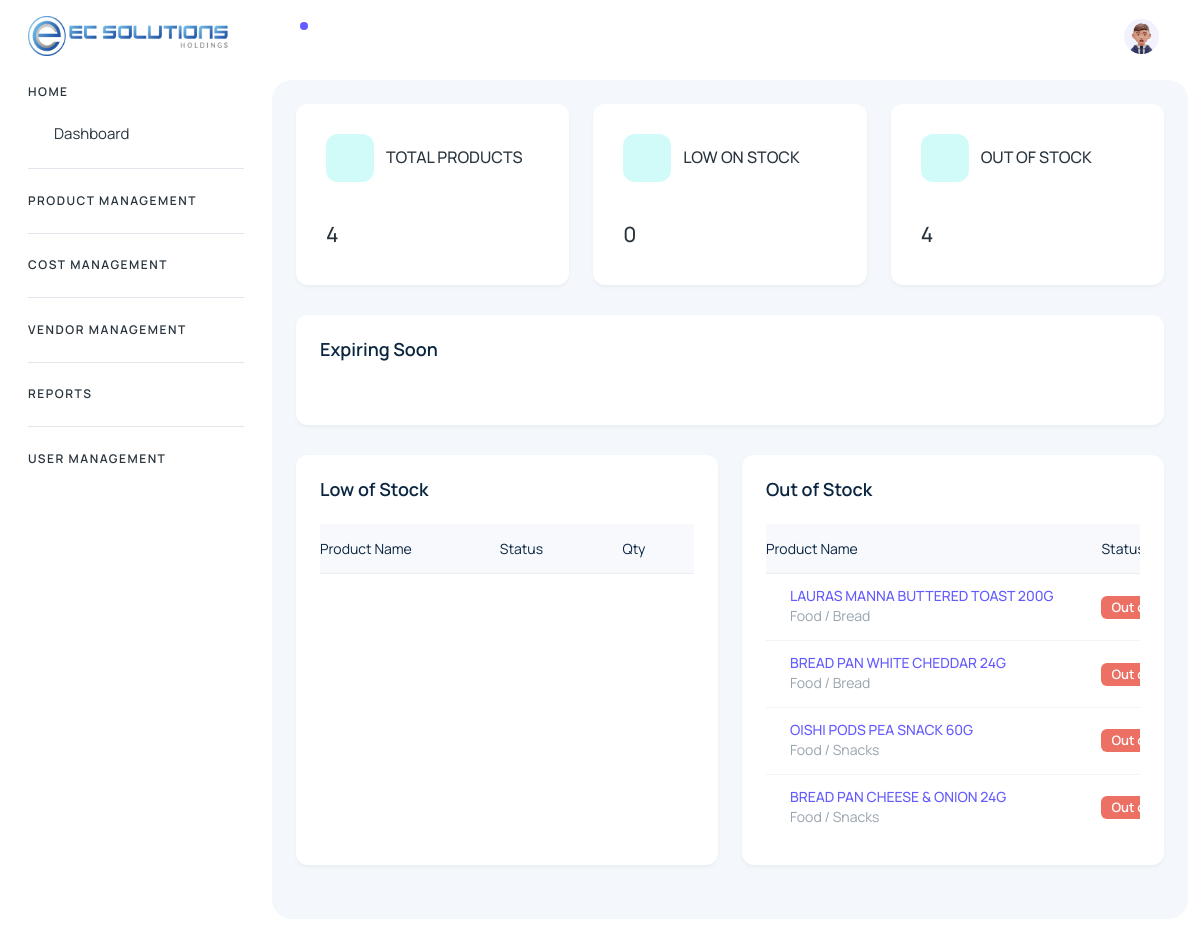
The page / (signed in) on the database its author committed.
### tables this page shows
CREATE TABLE `product` (
  `product_id` int(11) NOT NULL,
  `product_name` varchar(255) DEFAULT NULL,
  `product_description` varchar(255) DEFAULT NULL,
  `brand_id` int(11) DEFAULT NULL,
  `category_id` int(11) DEFAULT NULL,
  `status_id` int(11) DEFAULT NULL,
  `product_sku` varchar(255) DEFAULT NULL,
  `product_pp` decimal(11,2) NOT NULL DEFAULT 0.00,
  `product_sp` decimal(11,2) NOT NULL DEFAULT 0.00,
  `product_min` int(11) DEFAULT NULL,
  `product_max` int(11) DEFAULT NULL,
  `unit_id` int(11) DEFAULT NULL,
  `tax_id` int(11) DEFAULT NULL,
  `expiry_notice` int(11) DEFAULT NULL,
  `created_at` timestamp NULL DEFAULT current_timestamp(),
  `updated_at` timestamp NULL DEFAULT NULL ON UPDATE current_timestamp()
);

### index.php (called while the page is built)
<?php
  require_once 'config.php';
  require_once 'admin/process/function.php';
  include("header.php");
?>
<?php
 include("route.php");
?>
<?php
 include("footer.php");
?>

### admin/process/function.php (called while the page is built, shortened)
<?php
    function userHasPermission ($pdo, $userId, $permissionName){
        try {
        $sql = "SELECT
        a.permission_name
        FROM permissions a
        JOIN role_permissions b ON b.permission_id = a.id
        JOIN roles c ON c.id = b.role_id
        JOIN users d ON d.role_id = c.id
        WHERE d.id = :user_id AND a.permission_name = :permission_name";
        $stmt = $pdo->prepare($sql);
        $stmt->execute(['user_id'=> $userId, 'permission_name'=>$permissionName]);
        return $stmt->fetch() !==false;
        }catch(PDOException $e){
            echo "Error: " . $e->getMessage();
            return array();
        }
    }
    function getCount_TotalProduct($pdo) {
        try {
            $query = "SELECT COUNT(*) AS total_products FROM product";
            $stmt = $pdo->prepare($query);
            $stmt->execute();
            $result = $stmt->fetch(PDO::FETCH_ASSOC);
            return $result['total_products'];
        } catch (PDOException $e) {
            echo "Error: " . $e->getMessage();
            return 0;
        }
    }
    function getCount_OutofStock($pdo){
        try {
            $query = "SELECT COUNT(*) AS out_of_stock_count
            FROM (
                SELECT
                    a.product_sku,
                    a.product_min,
                    COALESCE(SUM(CASE WHEN g.transaction_type IN ('bill', 'expense') THEN g.item_qty ELSE 0 END)
                            - SUM(CASE WHEN g.transaction_type = 'invoice' THEN g.item_qty ELSE 0 END), 0) AS stocks
                FROM
                    product a
                LEFT JOIN
                    trans_item g ON g.product_sku = a.product_sku
                GROUP BY
                    a.product_sku, a.product_min
                HAVING
                    stocks = 0
            ) AS out_of_stock_count";
            $stmt = $pdo->prepare($query);
            $stmt->execute();
            $result = $stmt->fetch(PDO::FETCH_ASSOC);
            return $result['out_of_stock_count'];
        }catch(PDOException $e){
            echo "Error: " . $e->getMessage();
            return array();
        }
    }
    function getOutofStock($pdo){
        try {
            $query = "SELECT
                a.product_id,
                a.product_name,
                CASE
                    WHEN b2.category_name IS NULL THEN b.category_name
                    ELSE CONCAT(b2.category_name, ' / ', b.category_name)
                END AS category,
                a.product_sku,
                a.product_min,
                a.product_max,
                COALESCE(SUM(CASE WHEN g.transaction_type IN ('bill', 'expense') THEN g.item_qty ELSE 0 END)
                            - SUM(CASE WHEN g.transaction_type = 'invoice' THEN g.item_qty ELSE 0 END), 0) AS stocks,
                e.short_name AS unit
                FROM
                    product a
                INNER JOIN
                    category b ON b.category_id = a.category_id
                LEFT JOIN
                    category b2 ON b.parent_category_id = b2.category_id
                INNER JOIN
                    unit e ON e.unit_id = a.unit_id
                LEFT JOIN
                    trans_item g ON g.product_sku = a.product_sku
                GROUP BY
                    a.product_sku
                HAVING stocks = 0";
            $stmt = $pdo->prepare($query);
            $stmt ->execute();
            $outOfStock = $stmt ->fetchAll(PDO::FETCH_ASSOC);
            return $outOfStock;
        }catch(PDOException $e){
            echo "Error: " . $e->getMessage();
            return array();
        }
    }
?>

### admin/views/dashboard/dashboard.php (the view, shortened to what this page needs)
<?php
 $totalProduct_Count = getCount_TotalProduct($pdo);
 $outstock_Count = getCount_OutofStock($pdo);
 $lowstock_Count = getCount_LowofStock($pdo);
 $outOfStockList = getOutofStock($pdo);
?>
<?php if(userHasPermission($pdo, $_SESSION["user_id"], 'manage_dashboard')){?>
<div class="body-wrapper-inner">
    <div class="container-fluid">
        <div class="row">
            <div class="col-lg-4">
                <div class="card">
                    <div class="card-body">
                      <div class="d-flex align-items-center gap-6 mb-4 pb-3">
                        <span
                          class="round-48 d-flex align-items-center justify-content-center rounded bg-secondary-subtle">
                        </span>
                        <h6 class="mb-0 fs-4 text-uppercase">total products</h6>
                      </div>
                      <div class="row">
                        <div class="col-12">
                          <h4><?php echo $totalProduct_Count = !empty($totalProduct_Count) ? $totalProduct_Count : 0; ?></h4>
                        </div>
                      </div>
                    </div>
                  </div>
            </div>
            <div class="col-lg-4">
                <div class="card">
                    <div class="card-body">
                      <div class="d-flex align-items-center gap-6 mb-4 pb-3">
                        <span
                          class="round-48 d-flex align-items-center justify-content-center rounded bg-secondary-subtle">
                        </span>
                        <h6 class="mb-0 fs-4 text-uppercase">low on stock</h6>
                      </div>
                      <div class="row">
                        <div class="col-12">
                          <h4><?php echo $lowstock_Count = !empty($lowstock_Count) ? $lowstock_Count : 0; ?></h4>
                        </div>
                      </div>
                    </div>
                  </div>
            </div>
            <div class="col-lg-4">
                <div class="card">
                    <div class="card-body">
                      <div class="d-flex align-items-center gap-6 mb-4 pb-3">
                        <span
                          class="round-48 d-flex align-items-center justify-content-center rounded bg-secondary-subtle">
                        </span>
                        <h6 class="mb-0 fs-4 text-uppercase">out of stock</h6>
                      </div>
                      <div class="row">
                        <div class="col-12">
                          <h4><?php echo $outstock_Count = !empty($outstock_Count) ? $outstock_Count : 0; ?></h4>
                        </div>
                      </div>
                    </div>
                  </div>
            </div>
        </div>
        <div class="row">
            <div class="col-lg-12 d-flex align-items-stretch">
              <div class="card w-100">
                <div class="card-body p-4">
                  <h5 class="card-title fw-semibold mb-4">Expiring Soon</h5>
                  <div class="table-responsive" data-simplebar>
                  </div>
                </div>
              </div>
            </div>
            <div class="col-lg-6 d-flex align-items-stretch">
              <div class="card w-100">
              <div class="card-body p-4">
                  <h5 class="card-title fw-semibold mb-4">Low of Stock</h5>
                  <div class="table-responsive" data-simplebar>
                    <table class="table text-nowrap align-middle table-custom mb-0" id="lowstockTable" class="display" style="width:100%">
                      <thead>
                        <tr>
                          <th scope="col" class="text-dark fw-normal ps-0">Product Name
                          </th>
                          <th scope="col" class="text-dark fw-normal noExport">Status</th>
                          <th scope="col" class="text-dark fw-normal">Qty</th>
                        </tr>
                      </thead>
                    </table>
                  </div>
                </div>
              </div>
            </div>
            <div class="col-lg-6 d-flex align-items-stretch">
              <div class="card w-100">
                <div class="card-body p-4">
                  <h5 class="card-title fw-semibold mb-4">Out of Stock</h5>
                  <div class="table-responsive" data-simplebar>
                    <table class="table text-nowrap align-middle table-custom mb-0" id="outstockTable" class="display" style="width:100%">
                      <thead>
                        <tr>
                          <th scope="col" class="text-dark fw-normal ps-0">Product Name
                          </th>
                          <th scope="col" class="text-dark fw-normal noExport">Status</th>
                        </tr>
                      </thead>
                      <tbody>
                        <?php foreach ($outOfStockList as $row): ?>
                            <tr onclick="location.href='index.php?route=view-product&amp;product=<?php echo $row['product_sku']?>'" style="cursor: pointer;">
                                <td>
                                <div class="d-flex align-items-center gap-6">
                                  <div>
                                    <h6 class="mb-0 text-primary"><?php echo htmlspecialchars($row['product_name']); ?></h6>
                                    <span><?php echo htmlspecialchars($row['category'])?></span>
                                  </div>
                                </div>
                                </td>
                                <td><span class="badge text-white" style="background-color: #EC7063;">Out of Stock</span></td>
                            </tr>
                        <?php endforeach; ?>
                      </tbody>
                    </table>
                  </div>
                </div>
              </div>
            </div>
          </div>
          </div>
    </div>
</div>
<?php }
?>

### header.php (shortened to what this page needs)
<?php
$route = $_GET['route'] ?? 'home';
?>
<!doctype html>
<html lang="en">
<head>
  <link rel="stylesheet" href="assets/css/styles.min.css" />
  <link rel="stylesheet" href="assets/css/table.css">
  <link rel="stylesheet" href="assets/css/all.min.css">
  <link href="assets/js/datatables.min.css" rel="stylesheet">
    <link rel="stylesheet" href="assets/libs/bootstrap-select/dist/css/bootstrap-select.min.css">
  <link rel="stylesheet" href="assets/libs/toastr/css/toastr.min.css">
  <link href="https://unpkg.com/filepond@^4/dist/filepond.css" rel="stylesheet" />
  <link href="https://unpkg.com/filepond-plugin-image-preview/dist/filepond-plugin-image-preview.css" rel="stylesheet"/>
</head>
<body>
  <div class="page-wrapper" id="main-wrapper" data-layout="vertical" data-navbarbg="skin6" data-sidebartype="full"
    data-sidebar-position="fixed" data-header-position="fixed">
    <aside class="left-sidebar">
      <div>
        <div class="brand-logo d-flex align-items-center justify-content-between">
          <a href="./index.html" class="text-nowrap logo-img">
            <img src="assets/images/logos/ecsolution_logo.png" height="40" width="200" alt="" />
          </a>
        </div>
        <nav class="sidebar-nav scroll-sidebar" data-simplebar="">
          <ul id="sidebarnav">
            <?php if(userHasPermission($pdo, $_SESSION["user_id"], 'manage_dashboard')){?>
            <li class="nav-small-cap">
              <span class="hide-menu">Home</span>
            </li>
            <li class="sidebar-item">
              <a class="sidebar-link" href="index.php?route=dashboard" aria-expanded="false">
                <span class="hide-menu">Dashboard</span>
              </a>
            </li>
            <?php } ?>
            <?php if(userHasPermission($pdo, $_SESSION["user_id"], 'manage_product') || userHasPermission($pdo, $_SESSION["user_id"], 'manage_category') || userHasPermission($pdo, $_SESSION["user_id"], 'manage_brand') || userHasPermission($pdo, $_SESSION["user_id"], 'manage_units')||userHasPermission($pdo, $_SESSION["user_id"], 'manage_tax')){?>
            <li class="nav-small-cap" data-bs-toggle="collapse" data-bs-target="#collapseProduct" aria-expanded="<?php echo ($route == 'product-management') ? 'true' : 'false'; ?>" aria-controls="collapseProduct">
              <span class="hide-menu text-uppercase">product management</span>
            </li>
            <?php } ?>
            <?php if(userHasPermission($pdo, $_SESSION["user_id"], 'manage_stockin') || userHasPermission($pdo, $_SESSION["user_id"], 'manage_stockout') || userHasPermission($pdo, $_SESSION["user_id"], 'manage_pending_stockin') || userHasPermission($pdo, $_SESSION["user_id"], 'manage_stockout_history')||userHasPermission($pdo, $_SESSION["user_id"], 'manage_costing')||userHasPermission($pdo, $_SESSION["user_id"], 'manage_waste')){?>
            <li class="nav-small-cap" data-bs-toggle="collapse" data-bs-target="#collapseStock" aria-expanded="false" aria-controls="collapseStock">
              <span class="hide-menu text-uppercase">cost management</span>
            </li>
            <?php } ?>
            <li class="nav-small-cap" data-bs-toggle="collapse" data-bs-target="#collapseVendor" aria-expanded="<?php echo ($route == 'product-management') ? 'true' : 'false'; ?>" aria-controls="collapseUser">
              <span class="hide-menu text-uppercase">Vendor Management</span>
            </li>
            <?php if(userHasPermission($pdo, $_SESSION["user_id"], 'manage_inventory_stock') || userHasPermission($pdo, $_SESSION["user_id"], 'manage_stock_valuation') || userHasPermission($pdo, $_SESSION["user_id"], 'manage_stock_movement') || userHasPermission($pdo, $_SESSION["user_id"], 'manage_product_history')){?>
            <li class="nav-small-cap" data-bs-toggle="collapse" data-bs-target="#collapseReport" aria-expanded="<?php echo ($route == 'product-management') ? 'true' : 'false'; ?>" aria-controls="collapseUser">
              <span class="hide-menu text-uppercase">Reports</span>
            </li>
            <?php } ?>
            <?php if(userHasPermission($pdo, $_SESSION["user_id"], 'manage_user') || userHasPermission($pdo, $_SESSION["user_id"], 'manage_role')){?>
            <li class="nav-small-cap" data-bs-toggle="collapse" data-bs-target="#collapseUser" aria-expanded="<?php echo ($route == 'product-management') ? 'true' : 'false'; ?>" aria-controls="collapseUser">
              <span class="hide-menu text-uppercase">user management</span>
            </li>
            <?php } ?>
          </ul>
        </nav>
      </div>
    </aside>
    <div class="body-wrapper">
      <header class="app-header">
        <nav class="navbar navbar-expand-lg navbar-light">
          <ul class="navbar-nav">
            <li class="nav-item">
              <a class="nav-link " href="javascript:void(0)">
                <div class="notification bg-primary rounded-circle"></div>
              </a>
            </li>
          </ul>
          <div class="navbar-collapse justify-content-end px-0" id="navbarNav">
            <ul class="navbar-nav flex-row ms-auto align-items-center justify-content-end">
              <li class="nav-item dropdown">
                <a class="nav-link " href="javascript:void(0)" id="drop2" data-bs-toggle="dropdown"
                  aria-expanded="false">
                  <img src="assets/images/profile/user-1.jpg" alt="" width="35" height="35" class="rounded-circle">
                </a>
              </li>
            </ul>
          </div>
        </nav>
      </header>

### route.php (shortened to what this page needs)
<?php
$route = $_GET['route'] ?? 'dashboard';
switch ($route){
    case "dashboard":
        require 'admin/views/dashboard/dashboard.php';
        break;
}
?>

### footer.php (shortened to what this page needs)
    </div>
</body>
</html>

### assets/css/table.css (style rules this page uses)
.table thead th { background: #f8f9fd; color: #060606; }

### header.php (style rules this page uses)
.nav-small-cap { cursor: pointer; }

### rows shown on the page
product: product_name "LAURAS MANNA BUTTERED TOAST 200G", category "Food / Bread"
product: product_name "BREAD PAN WHITE CHEDDAR 24G", category "Food / Bread"
product: product_name "OISHI PODS PEA SNACK 60G", category "Food / Snacks"
product: product_name "BREAD PAN CHEESE & ONION 24G", category "Food / Snacks"

### other values the page prints
$lowstock_Count = !empty($lowstock_Count) ? $lowstock_Count : 0 "0"
$outstock_Count = !empty($outstock_Count) ? $outstock_Count : 0 "4"
